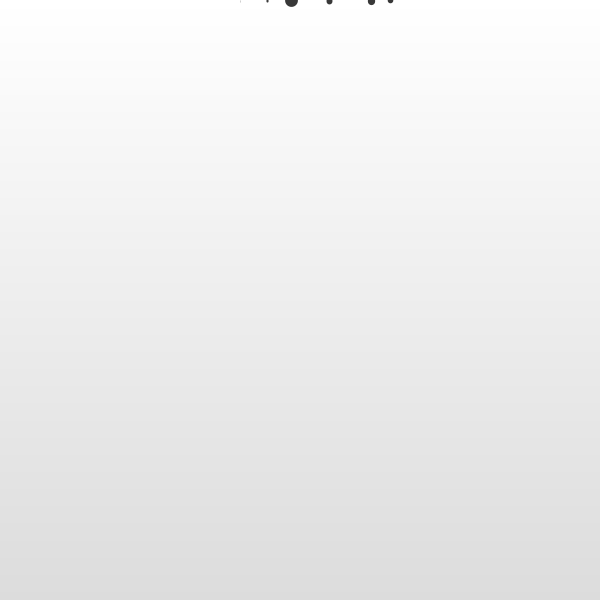
Frame 1 (no input)
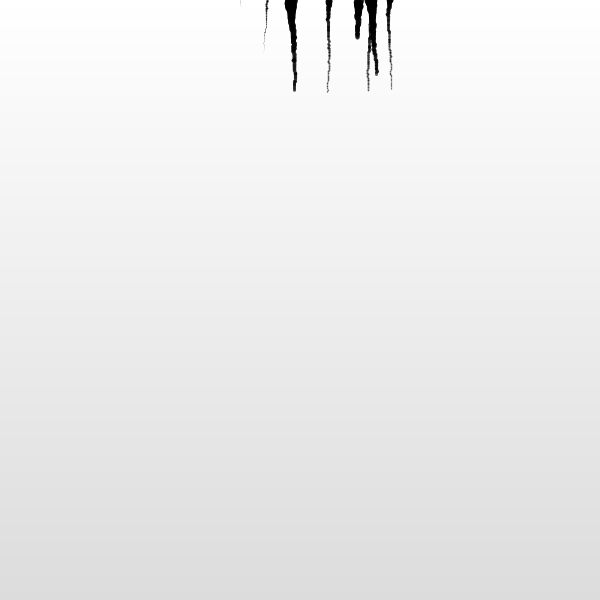
Frame 60 (the mouse pressed at the canvas centre just before this capture)
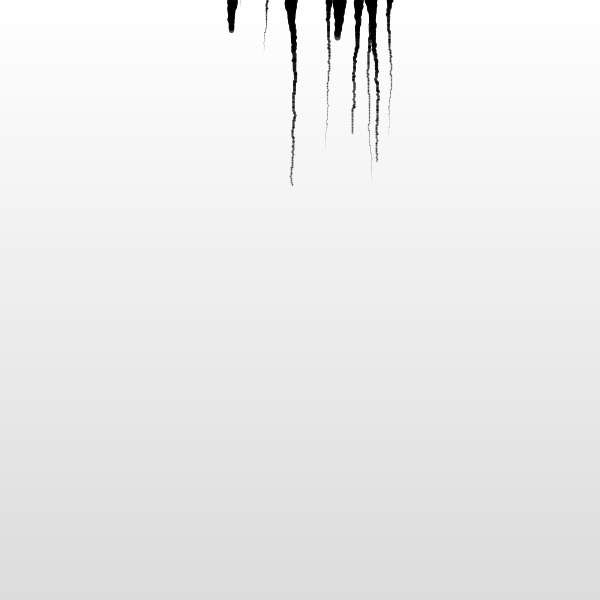
Frame 120 (the mouse held since frame 60 and released just before this capture)

The Processing sketch that drew these frames (run headless with seeded random() and noise(); from frame 60 on, the mouse is pressed at the canvas centre):

// Processing sketch: sketch192912
// ── sketch192912.pde
int cx, cy;
int num = 6;
float test, w, a;
PVector[] inkArray = new PVector[num];
PVector prevPos = new PVector(0,0);
float[] maxSize = new float[num];
PImage backgroundImage;

void setup() {
  size(600, 600);
  background(255);
  cx = width/2;
  cy = height/2;
  for(int i=0; i<num; i++) {
    inkArray[i] = new PVector(random(-100, 100) + cx, 0);
    maxSize[i] = random(height);
  }
  backgroundImage = createImage(width, height, RGB);
  for (int i = 0; i < width; i++) {
    for (int j = 0; j < height; j++) {
      backgroundImage.pixels[i+j*width] = lerpColor(color(255), color(220), map(j, 0, width, 0, 1));
    }
  }
  image(backgroundImage, 0, 0);
}

void draw() {
  for(int i=0; i<num; i++) {
    prevPos.x = inkArray[i].x;
    prevPos.y = inkArray[i].y;
    inkArray[i].x += random(-0.5, 0.5);
    inkArray[i].y += random(3);
    w = abs(maxSize[i] / (inkArray[i].y + 25));
    a = map(inkArray[i].y, maxSize[i], 0, 0, 200);
    strokeWeight(w);
    stroke(0, a);
    if (inkArray[i].y < maxSize[i]) {
      line(prevPos.x, prevPos.y, inkArray[i].x, inkArray[i].y);
    } else {
      inkArray[i] = new PVector(random(-100, 100) + cx, 0); 
      maxSize[i] = random(height);
    }
  }
}
